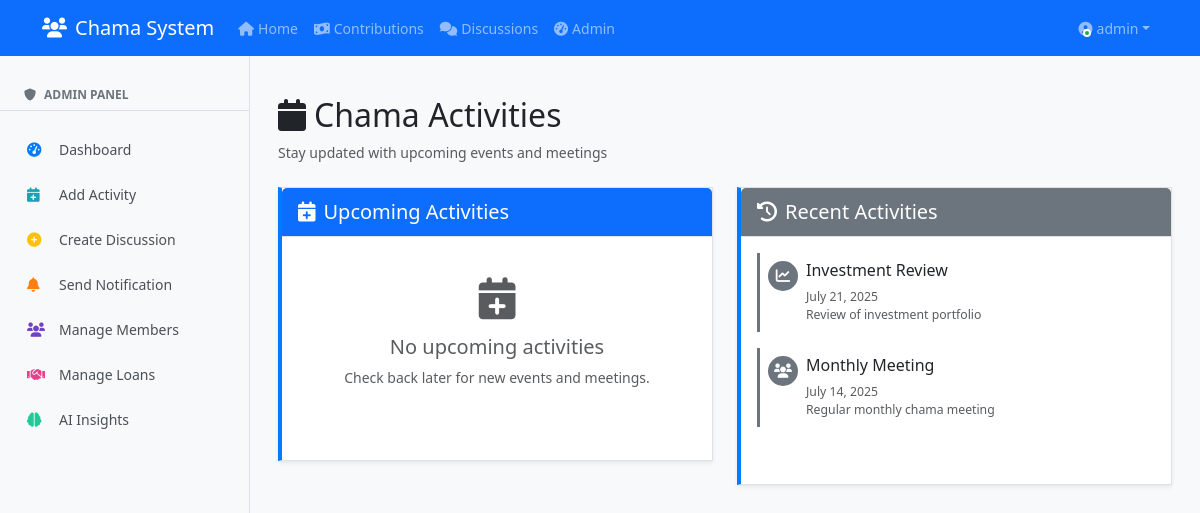
Page /activities (signed in) on the earlier database version.
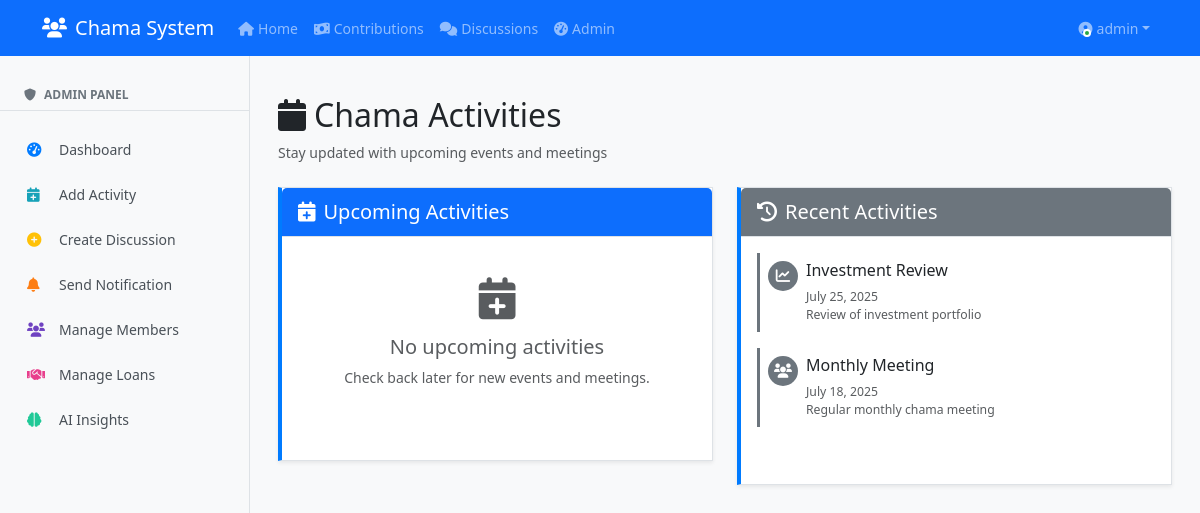
Same page on the later database version.
### clean_app.py (models this page shows)
class Activity(db.Model):
    id = db.Column(db.Integer, primary_key=True)
    title = db.Column(db.String(100), nullable=False)
    description = db.Column(db.Text)
    date = db.Column(db.DateTime, nullable=False)
    type = db.Column(db.String(50), default='meeting')
    created_by = db.Column(db.Integer, db.ForeignKey('user.id'))
    user = db.relationship('User', backref='activities')

### clean_app.py (the view)
@app.route('/activities')
@login_required
def activities():
    upcoming = Activity.query.filter(Activity.date >= datetime.utcnow()).order_by(Activity.date).all()
    past = Activity.query.filter(Activity.date < datetime.utcnow()).order_by(Activity.date.desc()).limit(10).all()
    return render_template('activities.html', upcoming=upcoming, past=past)

### clean_app.py (called while the page is built)
@login_manager.user_loader
def load_user(user_id):
    return User.query.get(int(user_id))

### templates/activities.html (shortened to what the changed rows need)
{% extends "base.html" %}
{% block content %}
<div class="container-fluid">
    <div class="d-flex flex-column flex-md-row justify-content-between align-items-start align-items-md-center mb-4">
        <div>
            <h2><i class="fas fa-calendar me-2"></i>Chama Activities</h2>
        </div>
    </div>
    <div class="row">
        <div class="col-12 col-lg-6">
            <div class="card shadow-sm h-100">
                <div class="card-body">
                    {% if past %}
                        {% for activity in past %}
                        <div class="activity-item mb-3 p-2 border-start border-3 border-secondary">
                            <div class="d-flex align-items-start">
                                <div class="activity-icon-sm bg-secondary text-white me-2">
                                    {% if activity.type == 'meeting' %}
                                        <i class="fas fa-users"></i>
                                    {% elif activity.type == 'review' %}
                                        <i class="fas fa-chart-line"></i>
                                    {% else %}
                                        <i class="fas fa-calendar"></i>
                                    {% endif %}
                                </div>
                                <div class="flex-grow-1">
                                    <h6 class="mb-1">{{ activity.title }}</h6>
                                    <small class="text-muted">
                                        {{ activity.date.strftime('%B %d, %Y') }}
                                    </small>
                                    {% if activity.description %}
                                        <p class="text-muted mb-0 small">{{ activity.description|truncate(80) }}</p>
                                    {% endif %}
                                </div>
                            </div>
                        </div>
                        {% endfor %}
                    {% else %}
                        <div class="text-center py-4">
                            <i class="fas fa-history fa-3x text-muted mb-3"></i>
                            <h5 class="text-muted">No past activities</h5>
                            <p class="text-muted">Activity history will appear here.</p>
                        </div>
                    {% endif %}
                </div>
            </div>
        </div>
    </div>
</div>
{% endblock %}

Differences in the rows shown:
changed Activity "Investment Review": date "July 21, 2025" → "July 25, 2025"
changed Activity "Monthly Meeting": date "July 14, 2025" → "July 18, 2025"
